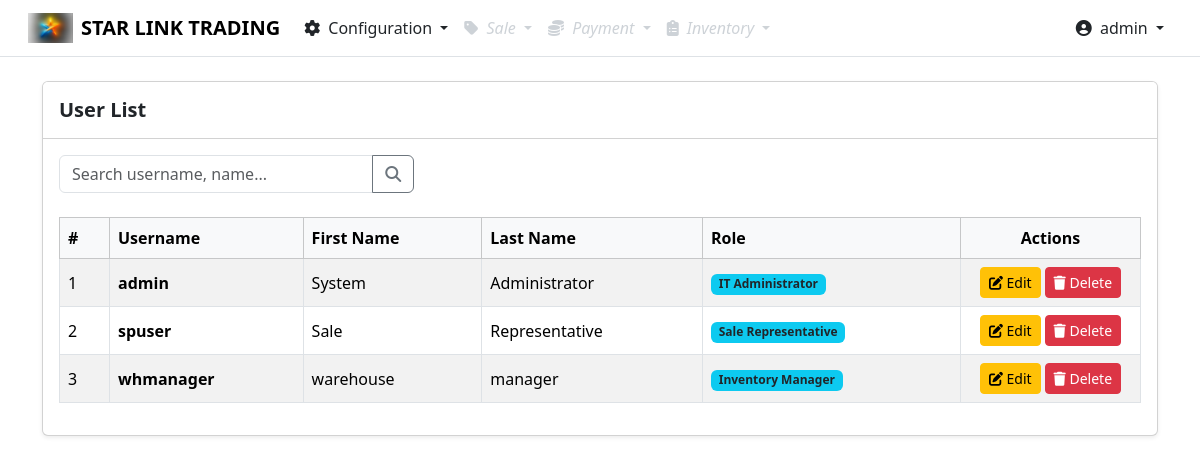
Page /portal/userlist (signed in) on the committed database.
### webapp/models.py (models this page shows, shortened)
class Menu(models.Model):
    name = models.CharField(max_length=100)
    url_name = models.CharField(
        max_length=100,
        blank=True,      # allows empty in forms
        null=True,       # allows NULL in database
        help_text="Django URL name (e.g. user_list, dashboard)"
    )
    icon = models.CharField(max_length=50, blank=True, null=True)
    parent = models.ForeignKey(
        'self',
        null=True,
        blank=True,
        related_name='children',
        on_delete=models.PROTECT
    )
    groups = models.ManyToManyField(
        Group,
        blank=True,
        help_text="Which roles can see this menu"
    )
    order = models.PositiveIntegerField(default=0)
    is_active = models.BooleanField(default=True)
    class Meta:
        ordering = ['order']

class PortalUser(AbstractUser):
    username = models.CharField(
        max_length=150,
        unique=True,
        error_messages={
            "unique": "This username already exists."
        }
    )
    email = None  # remove email field
    groups = models.ManyToManyField(
        Group,
        blank=True,
        related_name='portal_users'
    )
    USERNAME_FIELD = 'username'
    REQUIRED_FIELDS = []
    objects = PortalUserManager()

### webapp/views.py (the view)
# urls.py: path('userlist', views.user_list_view, name='user_list'),  # <- name='login'
@login_required
@user_passes_test(lambda u: u.is_superuser)
def user_list_view(request):
    query = request.GET.get('q', '').strip()
    users = PortalUser.objects.all()
    if query:
        users = users.filter(
            Q(username__icontains=query) |
            Q(first_name__icontains=query) |
            Q(last_name__icontains=query)
        )
    return render(request, Url.UserListPage, {'users': users})

### webapp/context_processors.py (called while the page is built)
def dynamic_menu(request):
    if not request.user.is_authenticated:
        return {'menus': []}
    user = request.user
    user_groups = user.groups.all()
    if user.is_superuser:
        menus = Menu.objects.filter(parent__isnull=True).order_by('order')
    else:
        menus = Menu.objects.filter(
            parent__isnull=True
        ).filter(
            models.Q(groups__in=user_groups) | models.Q(groups__isnull=True)
        ).distinct().order_by('order')
    menus = Menu.objects.filter(
        parent__isnull=True,
        is_active=True
    ).prefetch_related("children__children").order_by("order")
    return {'menus': menus}

### webapp/templatetags/menu_tags.py (called while the page is built)
@register.inclusion_tag('webapp/menu_recursive.html', takes_context=True)
def render_menu(context, menus):
    user = context['request'].user
    return {
        'menus': menus,
        'user': user,   # pass user to template
    }

@register.filter
def has_group(user, groups):
    if not user or not user.is_authenticated:
        return False
    if user.is_superuser:
        return user.groups.filter(id__in=groups.values_list('id', flat=True)).exists()
    return user.groups.filter(id__in=groups.values_list('id', flat=True)).exists()

### webapp/templates/webapp/userlist.html (shortened to what this page needs)
{% extends 'webapp/layout.html' %}
{% block content %}
<div class="card shadow-sm">
    <div class="card-header bg-white py-3">
        <div class="d-flex justify-content-between align-items-center">
            <h3 class="mb-0 h5 fw-bold">User List</h3>
        </div>
    </div>
    <div class="card-body">
        <form method="get" class="mb-4">
            <div class="row g-2">
                <div class="col-12 col-md-6 col-lg-4">
                    <div class="input-group">
                        <input
                            type="text"
                            name="q"
                            class="form-control"
                            placeholder="Search username, name..."
                            value="{{ request.GET.q }}"
                        >
                        <button class="btn btn-outline-secondary" type="submit">
                            <i class="fa fa-search"></i>
                        </button>
                    </div>
                </div>
                </div>
        </form>
        {% if users %}
            <div class="table-responsive">
                <table class="table table-striped table-bordered align-middle">
                    <thead class="table-light">
                        <tr>
                            <th style="width: 50px;">#</th>
                            <th>Username</th>
                            <th>First Name</th>
                            <th>Last Name</th>
                            <th>Role</th>
                            <th class="text-center" style="width: 180px;">Actions</th>
                        </tr>
                    </thead>
                    <tbody>
                        {% for user in users %}
                            <tr>
                                <td>{{ forloop.counter }}</td>
                                <td class="fw-bold">{{ user.username }}</td>
                                <td>{{ user.first_name }}</td>
                                <td>{{ user.last_name }}</td>
                                <td>
                                    <span class="badge bg-info text-dark">
                                        {{ user.groups.first.name|default:"No Role" }}
                                    </span>
                                </td>
                                <td class="text-nowrap text-center">
                                    <div class="d-flex justify-content-center gap-1">
                                        <a href="{% url 'edit_user_profile' user.id %}"
                                           class="btn btn-sm btn-warning">
                                            <i class="fa fa-edit"></i> Edit
                                        </a>
                                        <form action="{% url 'deactivate_user' user.id %}" method="POST" class="d-inline m-0">
                                            <button type="submit" class="btn btn-sm btn-danger"
                                                    onclick="return confirm('Are you sure you want to deactivate this user?');">
                                                <i class="fa fa-trash"></i> Delete
                                            </button>
                                        </form>
                                    </div>
                                </td>
                            </tr>
                        {% endfor %}
                    </tbody>
                </table>
            </div>
        {% else %}
            <div class="text-center py-5">
                <i class="fa fa-users fa-3x text-light mb-3"></i>
                <p class="text-muted">No users found matching your search.</p>
            </div>
        {% endif %}
    </div>
</div>
{% endblock %}

### webapp/templates/webapp/layout.html (shortened to what this page needs)
<!DOCTYPE html>
<html>
<head>
    {% load static %}
    {% load menu_tags %}
    <link rel="stylesheet" href="{% static 'webapp/css/bootstrap.min.css' %}">
    <link rel="stylesheet" href="{% static 'webapp/css/all.min.css' %}">
    <link rel="stylesheet" href="{% static 'webapp/css/layout.css' %}">
    <link rel="stylesheet" href="{% static 'webapp/css/layout.min.css' %}">
</head>
<body>
<nav class="navbar navbar-expand-lg navbar-light bg-white border-bottom px-3">
    <div class="container-fluid">
        <a class="navbar-brand fw-bold d-flex align-items-center" href="/">
            <img src="{% static 'webapp/images/star-logo.png' %}" height="30" class="me-2">
            STAR LINK TRADING
        </a>
        <div class="collapse navbar-collapse" id="mainNavbar">
            <ul class="navbar-nav me-auto mb-2 mb-lg-0">
                {% render_menu menus %}
            </ul>
            <ul class="navbar-nav ms-auto">
                <li class="nav-item dropdown">
                    <a class="nav-link dropdown-toggle" href="#" id="userDropdown" role="button"
                    data-bs-toggle="dropdown" aria-expanded="false">
                    <i class="fa fa-user-circle me-1"></i> {{ request.user.username }}
                    </a>
                </li>
            </ul>
        </div>
    </div>
</nav>
<div class="container mt-4">
    {% block content %}{% endblock %}
</div>
</body>
</html>

### webapp/templates/webapp/menu_recursive.html (shortened to what this page needs)
{% load menu_tags %}
{% for menu in menus %}
    {% if not menu.parent %}
        {% if menu.children.exists %}
            <li class="nav-item dropdown">
                <a class="nav-link dropdown-toggle fw-medium {% if user|has_group:menu.groups.all %}text-dark{% else %}text-muted disabled-menu{% endif %}"
                   href="#"
                   role="button"
                   data-bs-toggle="dropdown"
                   {% if not user|has_group:menu.groups.all %}onclick="return false;"{% endif %}>
                    {% if menu.icon %}<i class="fas {{ menu.icon }} me-1"></i>{% endif %}
                    {{ menu.name }}
                </a>
            </li>
        {% endif %}
    {% endif %}
{% endfor %}

### webapp/static/webapp/css/layout.css (style rules this page uses)
.nav-link, .dropdown-item { color: #212529; cursor: pointer; font-weight: 500; }
.nav-link.disabled-menu, .dropdown-item.disabled-menu, .menu-parent.disabled-menu { color: #adb5bd !important; cursor: not-allowed !important; pointer-events: none; opacity: 0.6; font-style: italic; }

### rows in the picture
Menu: name "Configuration"
Menu: name "Sale"
Menu: name "Payment"
Menu: name "Inventory"
PortalUser: user.username "admin", username "admin", first_name "System", last_name "Administrator", groups.first.name "IT Administrator"
PortalUser: username "spuser", first_name "Sale", last_name "Representative", groups.first.name "Sale Representative"
PortalUser: username "whmanager", first_name "warehouse", last_name "manager", groups.first.name "Inventory Manager"
